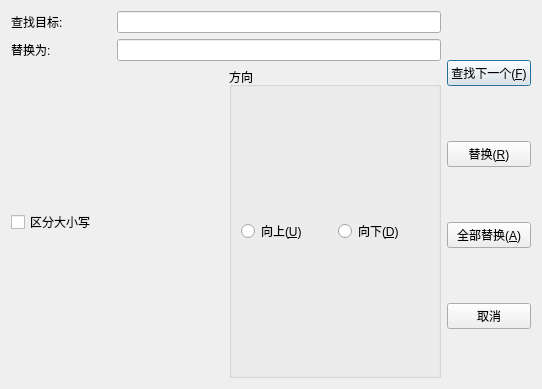
<?xml version="1.0" encoding="UTF-8"?>
<ui version="4.0">
 <class>ReplaceDialog</class>
 <widget class="QDialog" name="ReplaceDialog">
  <property name="geometry">
   <rect>
    <x>0</x>
    <y>0</y>
    <width>542</width>
    <height>389</height>
   </rect>
  </property>
  <property name="windowTitle">
   <string>Dialog</string>
  </property>
  <layout class="QHBoxLayout" name="horizontalLayout_7">
   <item>
    <layout class="QHBoxLayout" name="horizontalLayout_6">
     <item>
      <layout class="QVBoxLayout" name="verticalLayout_2">
       <item>
        <layout class="QHBoxLayout" name="horizontalLayout">
         <item>
          <widget class="QLabel" name="label">
           <property name="sizePolicy">
            <sizepolicy hsizetype="Fixed" vsizetype="Fixed">
             <horstretch>0</horstretch>
             <verstretch>0</verstretch>
            </sizepolicy>
           </property>
           <property name="minimumSize">
            <size>
             <width>100</width>
             <height>0</height>
            </size>
           </property>
           <property name="maximumSize">
            <size>
             <width>100</width>
             <height>16777215</height>
            </size>
           </property>
           <property name="text">
            <string>查找目标:</string>
           </property>
          </widget>
         </item>
         <item>
          <widget class="QLineEdit" name="searchText">
           <property name="maximumSize">
            <size>
             <width>16777215</width>
             <height>16777215</height>
            </size>
           </property>
          </widget>
         </item>
        </layout>
       </item>
       <item>
        <layout class="QHBoxLayout" name="horizontalLayout_2">
         <item>
          <widget class="QLabel" name="label_2">
           <property name="sizePolicy">
            <sizepolicy hsizetype="Fixed" vsizetype="Fixed">
             <horstretch>0</horstretch>
             <verstretch>0</verstretch>
            </sizepolicy>
           </property>
           <property name="minimumSize">
            <size>
             <width>100</width>
             <height>0</height>
            </size>
           </property>
           <property name="maximumSize">
            <size>
             <width>100</width>
             <height>16777215</height>
            </size>
           </property>
           <property name="text">
            <string>替换为:</string>
           </property>
          </widget>
         </item>
         <item>
          <widget class="QLineEdit" name="targetText">
           <property name="maximumSize">
            <size>
             <width>16777215</width>
             <height>16777215</height>
            </size>
           </property>
          </widget>
         </item>
        </layout>
       </item>
       <item>
        <layout class="QHBoxLayout" name="horizontalLayout_5">
         <item>
          <widget class="QCheckBox" name="cbCaseSensetive">
           <property name="text">
            <string>区分大小写</string>
           </property>
          </widget>
         </item>
         <item>
          <widget class="QGroupBox" name="groupBox">
           <property name="title">
            <string>方向</string>
           </property>
           <layout class="QHBoxLayout" name="horizontalLayout_4">
            <item>
             <layout class="QHBoxLayout" name="horizontalLayout_3">
              <item>
               <widget class="QRadioButton" name="rbUp">
                <property name="text">
                 <string>向上(&amp;U)</string>
                </property>
               </widget>
              </item>
              <item>
               <widget class="QRadioButton" name="rbDown">
                <property name="text">
                 <string>向下(&amp;D)</string>
                </property>
               </widget>
              </item>
             </layout>
            </item>
           </layout>
          </widget>
         </item>
        </layout>
       </item>
      </layout>
     </item>
     <item>
      <layout class="QVBoxLayout" name="verticalLayout">
       <item>
        <widget class="QPushButton" name="btFindNext">
         <property name="text">
          <string>查找下一个(&amp;F)</string>
         </property>
        </widget>
       </item>
       <item>
        <widget class="QPushButton" name="btReplace">
         <property name="text">
          <string>替换(&amp;R)</string>
         </property>
        </widget>
       </item>
       <item>
        <widget class="QPushButton" name="btReplaceAll">
         <property name="text">
          <string>全部替换(&amp;A)</string>
         </property>
        </widget>
       </item>
       <item>
        <widget class="QPushButton" name="btCancel">
         <property name="text">
          <string>取消</string>
         </property>
        </widget>
       </item>
      </layout>
     </item>
    </layout>
   </item>
  </layout>
 </widget>
 <resources/>
 <connections/>
</ui>
